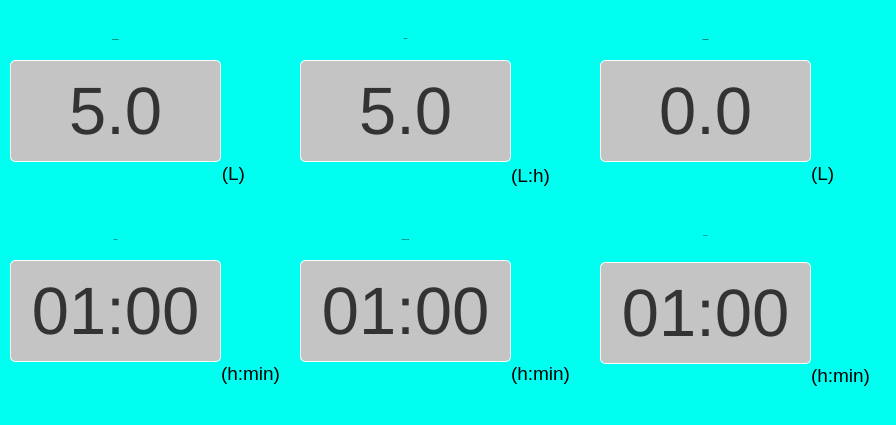
              <widget class="QWidget" name="page">
               <property name="styleSheet">
                <string notr="true">background: #00FFF0;</string>
               </property>
               <widget class="QFrame" name="frame_25">
                <property name="geometry">
                 <rect>
                  <x>300</x>
                  <y>20</y>
                  <width>261</width>
                  <height>181</height>
                 </rect>
                </property>
                <property name="frameShape">
                 <enum>QFrame::NoFrame</enum>
                </property>
                <property name="frameShadow">
                 <enum>QFrame::Raised</enum>
                </property>
                <layout class="QGridLayout" name="gridLayout_16">
                 <property name="leftMargin">
                  <number>0</number>
                 </property>
                 <property name="topMargin">
                  <number>0</number>
                 </property>
                 <property name="rightMargin">
                  <number>0</number>
                 </property>
                 <property name="bottomMargin">
                  <number>0</number>
                 </property>
                 <property name="horizontalSpacing">
                  <number>0</number>
                 </property>
                 <property name="verticalSpacing">
                  <number>2</number>
                 </property>
                 <item row="1" column="0">
                  <widget class="QPushButton" name="ufrate_button">
                   <property name="minimumSize">
                    <size>
                     <width>211</width>
                     <height>102</height>
                    </size>
                   </property>
                   <property name="maximumSize">
                    <size>
                     <width>211</width>
                     <height>102</height>
                    </size>
                   </property>
                   <property name="styleSheet">
                    <string notr="true">font: 50pt;
color: #333;
background: #C4C4C4;
border: 1px solid #FFFFFF;
box-sizing: border-box;
box-shadow: 0px 4px 4px rgba(0, 0, 0, 0.25);
border-radius: 5px;</string>
                   </property>
                   <property name="text">
                    <string>5.0</string>
                   </property>
                  </widget>
                 </item>
                 <item row="2" column="1">
                  <widget class="QLabel" name="label_43">
                   <property name="font">
                    <font>
                     <pointsize>14</pointsize>
                    </font>
                   </property>
                   <property name="styleSheet">
                    <string notr="true"/>
                   </property>
                   <property name="text">
                    <string>(L:h)</string>
                   </property>
                   <property name="alignment">
                    <set>Qt::AlignLeading|Qt::AlignLeft|Qt::AlignTop</set>
                   </property>
                  </widget>
                 </item>
                 <item row="0" column="0">
                  <widget class="QLabel" name="label_23">
                   <property name="font">
                    <font>
                     <family>Roboto</family>
                     <pointsize>-1</pointsize>
                     <weight>75</weight>
                     <italic>false</italic>
                     <bold>true</bold>
                    </font>
                   </property>
                   <property name="styleSheet">
                    <string notr="true">font: bold 26px &quot;Roboto&quot;;</string>
                   </property>
                   <property name="text">
                    <string>UF RATE</string>
                   </property>
                   <property name="alignment">
                    <set>Qt::AlignCenter</set>
                   </property>
                  </widget>
                 </item>
                </layout>
               </widget>
               <widget class="QFrame" name="frame_29">
                <property name="geometry">
                 <rect>
                  <x>10</x>
                  <y>20</y>
                  <width>241</width>
                  <height>181</height>
                 </rect>
                </property>
                <property name="frameShape">
                 <enum>QFrame::NoFrame</enum>
                </property>
                <property name="frameShadow">
                 <enum>QFrame::Raised</enum>
                </property>
                <layout class="QGridLayout" name="gridLayout_11">
                 <property name="leftMargin">
                  <number>0</number>
                 </property>
                 <property name="topMargin">
                  <number>0</number>
                 </property>
                 <property name="rightMargin">
                  <number>0</number>
                 </property>
                 <property name="bottomMargin">
                  <number>0</number>
                 </property>
                 <property name="spacing">
                  <number>0</number>
                 </property>
                 <item row="1" column="0">
                  <widget class="QPushButton" name="ufobj_button">
                   <property name="minimumSize">
                    <size>
                     <width>211</width>
                     <height>102</height>
                    </size>
                   </property>
                   <property name="maximumSize">
                    <size>
                     <width>211</width>
                     <height>102</height>
                    </size>
                   </property>
                   <property name="styleSheet">
                    <string notr="true">font: 50pt;
color: #333;
background: #C4C4C4;
border: 1px solid #FFFFFF;
box-sizing: border-box;
box-shadow: 0px 4px 4px rgba(0, 0, 0, 0.25);
border-radius: 5px;</string>
                   </property>
                   <property name="text">
                    <string>5.0</string>
                   </property>
                  </widget>
                 </item>
                 <item row="2" column="1" alignment="Qt::AlignLeft|Qt::AlignTop">
                  <widget class="QLabel" name="label_44">
                   <property name="font">
                    <font>
                     <pointsize>14</pointsize>
                    </font>
                   </property>
                   <property name="styleSheet">
                    <string notr="true"/>
                   </property>
                   <property name="text">
                    <string>(L)</string>
                   </property>
                   <property name="alignment">
                    <set>Qt::AlignRight|Qt::AlignTrailing|Qt::AlignVCenter</set>
                   </property>
                  </widget>
                 </item>
                 <item row="0" column="0">
                  <widget class="QLabel" name="label_26">
                   <property name="font">
                    <font>
                     <family>Roboto</family>
                     <pointsize>-1</pointsize>
                     <weight>75</weight>
                     <italic>false</italic>
                     <bold>true</bold>
                    </font>
                   </property>
                   <property name="styleSheet">
                    <string notr="true">font: bold 26px &quot;Roboto&quot;;</string>
                   </property>
                   <property name="text">
                    <string>UF OBJECTIVE</string>
                   </property>
                   <property name="alignment">
                    <set>Qt::AlignCenter</set>
                   </property>
                  </widget>
                 </item>
                </layout>
               </widget>
               <widget class="QFrame" name="frame_33">
                <property name="geometry">
                 <rect>
                  <x>600</x>
                  <y>20</y>
                  <width>241</width>
                  <height>181</height>
                 </rect>
                </property>
                <property name="frameShape">
                 <enum>QFrame::NoFrame</enum>
                </property>
                <property name="frameShadow">
                 <enum>QFrame::Raised</enum>
                </property>
                <layout class="QGridLayout" name="gridLayout_17">
                 <property name="leftMargin">
                  <number>0</number>
                 </property>
                 <property name="topMargin">
                  <number>0</number>
                 </property>
                 <property name="rightMargin">
                  <number>0</number>
                 </property>
                 <property name="bottomMargin">
                  <number>0</number>
                 </property>
                 <property name="spacing">
                  <number>0</number>
                 </property>
                 <item row="1" column="0">
                  <widget class="QPushButton" name="ufrmv_button">
                   <property name="minimumSize">
                    <size>
                     <width>211</width>
                     <height>102</height>
                    </size>
                   </property>
                   <property name="maximumSize">
                    <size>
                     <width>211</width>
                     <height>102</height>
                    </size>
                   </property>
                   <property name="styleSheet">
                    <string notr="true">font: 50pt;
color: #333;
background: #C4C4C4;
border: 1px solid #FFFFFF;
box-sizing: border-box;
box-shadow: 0px 4px 4px rgba(0, 0, 0, 0.25);
border-radius: 5px;</string>
                   </property>
                   <property name="text">
                    <string>0.0</string>
                   </property>
                  </widget>
                 </item>
                 <item row="2" column="1">
                  <widget class="QLabel" name="label_45">
                   <property name="font">
                    <font>
                     <pointsize>14</pointsize>
                    </font>
                   </property>
                   <property name="styleSheet">
                    <string notr="true"/>
                   </property>
                   <property name="text">
                    <string>(L)</string>
                   </property>
                   <property name="alignment">
                    <set>Qt::AlignLeading|Qt::AlignLeft|Qt::AlignTop</set>
                   </property>
                  </widget>
                 </item>
                 <item row="0" column="0">
                  <widget class="QLabel" name="label_27">
                   <property name="font">
                    <font>
                     <family>Roboto</family>
                     <pointsize>-1</pointsize>
                     <weight>75</weight>
                     <italic>false</italic>
                     <bold>true</bold>
                    </font>
                   </property>
                   <property name="styleSheet">
                    <string notr="true">font: bold 26px &quot;Roboto&quot;;</string>
                   </property>
                   <property name="text">
                    <string>UF REMOVED</string>
                   </property>
                   <property name="alignment">
                    <set>Qt::AlignCenter</set>
                   </property>
                  </widget>
                 </item>
                </layout>
               </widget>
               <widget class="QFrame" name="frame_24">
                <property name="geometry">
                 <rect>
                  <x>10</x>
                  <y>220</y>
                  <width>281</width>
                  <height>181</height>
                 </rect>
                </property>
                <property name="frameShape">
                 <enum>QFrame::NoFrame</enum>
                </property>
                <property name="frameShadow">
                 <enum>QFrame::Raised</enum>
                </property>
                <layout class="QGridLayout" name="gridLayout_8">
                 <property name="leftMargin">
                  <number>0</number>
                 </property>
                 <property name="topMargin">
                  <number>0</number>
                 </property>
                 <property name="rightMargin">
                  <number>0</number>
                 </property>
                 <property name="bottomMargin">
                  <number>0</number>
                 </property>
                 <property name="spacing">
                  <number>0</number>
                 </property>
                 <item row="2" column="1">
                  <widget class="QLabel" name="label_24">
                   <property name="font">
                    <font>
                     <pointsize>14</pointsize>
                    </font>
                   </property>
                   <property name="styleSheet">
                    <string notr="true"/>
                   </property>
                   <property name="text">
                    <string>(h:min)</string>
                   </property>
                   <property name="alignment">
                    <set>Qt::AlignLeading|Qt::AlignLeft|Qt::AlignTop</set>
                   </property>
                  </widget>
                 </item>
                 <item row="1" column="0">
                  <widget class="QPushButton" name="uftime_button">
                   <property name="minimumSize">
                    <size>
                     <width>211</width>
                     <height>102</height>
                    </size>
                   </property>
                   <property name="maximumSize">
                    <size>
                     <width>211</width>
                     <height>102</height>
                    </size>
                   </property>
                   <property name="styleSheet">
                    <string notr="true">font: 50pt;
color: #333;
background: #C4C4C4;
border: 1px solid #FFFFFF;
box-sizing: border-box;
box-shadow: 0px 4px 4px rgba(0, 0, 0, 0.25);
border-radius: 5px;</string>
                   </property>
                   <property name="text">
                    <string>01:00</string>
                   </property>
                  </widget>
                 </item>
                 <item row="0" column="0">
                  <widget class="QLabel" name="label_12">
                   <property name="font">
                    <font>
                     <family>Roboto</family>
                     <pointsize>-1</pointsize>
                     <weight>75</weight>
                     <italic>false</italic>
                     <bold>true</bold>
                    </font>
                   </property>
                   <property name="styleSheet">
                    <string notr="true">font: bold 26px &quot;Roboto&quot;;</string>
                   </property>
                   <property name="text">
                    <string>UF TIME</string>
                   </property>
                   <property name="alignment">
                    <set>Qt::AlignCenter</set>
                   </property>
                  </widget>
                 </item>
                </layout>
               </widget>
               <widget class="QFrame" name="frame_27">
                <property name="geometry">
                 <rect>
                  <x>300</x>
                  <y>220</y>
                  <width>287</width>
                  <height>181</height>
                 </rect>
                </property>
                <property name="frameShape">
                 <enum>QFrame::NoFrame</enum>
                </property>
                <property name="frameShadow">
                 <enum>QFrame::Raised</enum>
                </property>
                <layout class="QGridLayout" name="gridLayout_12">
                 <property name="leftMargin">
                  <number>0</number>
                 </property>
                 <property name="topMargin">
                  <number>0</number>
                 </property>
                 <property name="rightMargin">
                  <number>0</number>
                 </property>
                 <property name="bottomMargin">
                  <number>0</number>
                 </property>
                 <property name="spacing">
                  <number>0</number>
                 </property>
                 <item row="1" column="0">
                  <widget class="QPushButton" name="uffinish_edit">
                   <property name="minimumSize">
                    <size>
                     <width>211</width>
                     <height>102</height>
                    </size>
                   </property>
                   <property name="maximumSize">
                    <size>
                     <width>211</width>
                     <height>102</height>
                    </size>
                   </property>
                   <property name="styleSheet">
                    <string notr="true">font: 50pt;
color: #333;
background: #C4C4C4;
border: 1px solid #FFFFFF;
box-sizing: border-box;
box-shadow: 0px 4px 4px rgba(0, 0, 0, 0.25);
border-radius: 5px;</string>
                   </property>
                   <property name="text">
                    <string>01:00</string>
                   </property>
                  </widget>
                 </item>
                 <item row="2" column="1">
                  <widget class="QLabel" name="label_46">
                   <property name="font">
                    <font>
                     <pointsize>14</pointsize>
                    </font>
                   </property>
                   <property name="styleSheet">
                    <string notr="true"/>
                   </property>
                   <property name="text">
                    <string>(h:min)</string>
                   </property>
                   <property name="alignment">
                    <set>Qt::AlignLeading|Qt::AlignLeft|Qt::AlignTop</set>
                   </property>
                  </widget>
                 </item>
                 <item row="0" column="0">
                  <widget class="QLabel" name="label_25">
                   <property name="font">
                    <font>
                     <family>Roboto</family>
                     <pointsize>-1</pointsize>
                     <weight>75</weight>
                     <italic>false</italic>
                     <bold>true</bold>
                    </font>
                   </property>
                   <property name="styleSheet">
                    <string notr="true">font: bold 26px &quot;Roboto&quot;;</string>
                   </property>
                   <property name="text">
                    <string>UF FINISH TIME</string>
                   </property>
                   <property name="alignment">
                    <set>Qt::AlignCenter</set>
                   </property>
                  </widget>
                 </item>
                </layout>
               </widget>
               <widget class="QFrame" name="frame_31">
                <property name="geometry">
                 <rect>
                  <x>600</x>
                  <y>210</y>
                  <width>287</width>
                  <height>206</height>
                 </rect>
                </property>
                <property name="frameShape">
                 <enum>QFrame::NoFrame</enum>
                </property>
                <property name="frameShadow">
                 <enum>QFrame::Raised</enum>
                </property>
                <layout class="QGridLayout" name="gridLayout_13">
                 <property name="leftMargin">
                  <number>0</number>
                 </property>
                 <property name="topMargin">
                  <number>0</number>
                 </property>
                 <property name="rightMargin">
                  <number>0</number>
                 </property>
                 <property name="bottomMargin">
                  <number>0</number>
                 </property>
                 <property name="spacing">
                  <number>0</number>
                 </property>
                 <item row="0" column="0">
                  <widget class="QLabel" name="label_28">
                   <property name="font">
                    <font>
                     <family>Roboto</family>
                     <pointsize>-1</pointsize>
                     <weight>75</weight>
                     <italic>false</italic>
                     <bold>true</bold>
                    </font>
                   </property>
                   <property name="styleSheet">
                    <string notr="true">font: bold 26px &quot;Roboto&quot;;</string>
                   </property>
                   <property name="text">
                    <string>DIA.LEFT</string>
                   </property>
                   <property name="alignment">
                    <set>Qt::AlignCenter</set>
                   </property>
                  </widget>
                 </item>
                 <item row="1" column="0">
                  <widget class="QPushButton" name="dialeft_edit">
                   <property name="minimumSize">
                    <size>
                     <width>211</width>
                     <height>102</height>
                    </size>
                   </property>
                   <property name="maximumSize">
                    <size>
                     <width>211</width>
                     <height>102</height>
                    </size>
                   </property>
                   <property name="styleSheet">
                    <string notr="true">font: 50pt;
color: #333;
background: #C4C4C4;
border: 1px solid #FFFFFF;
box-sizing: border-box;
box-shadow: 0px 4px 4px rgba(0, 0, 0, 0.25);
border-radius: 5px;</string>
                   </property>
                   <property name="text">
                    <string>01:00</string>
                   </property>
                  </widget>
                 </item>
                 <item row="2" column="1">
                  <widget class="QLabel" name="label_47">
                   <property name="font">
                    <font>
                     <pointsize>14</pointsize>
                    </font>
                   </property>
                   <property name="styleSheet">
                    <string notr="true"/>
                   </property>
                   <property name="text">
                    <string>(h:min)</string>
                   </property>
                   <property name="alignment">
                    <set>Qt::AlignLeading|Qt::AlignLeft|Qt::AlignTop</set>
                   </property>
                  </widget>
                 </item>
                </layout>
               </widget>
              </widget>
